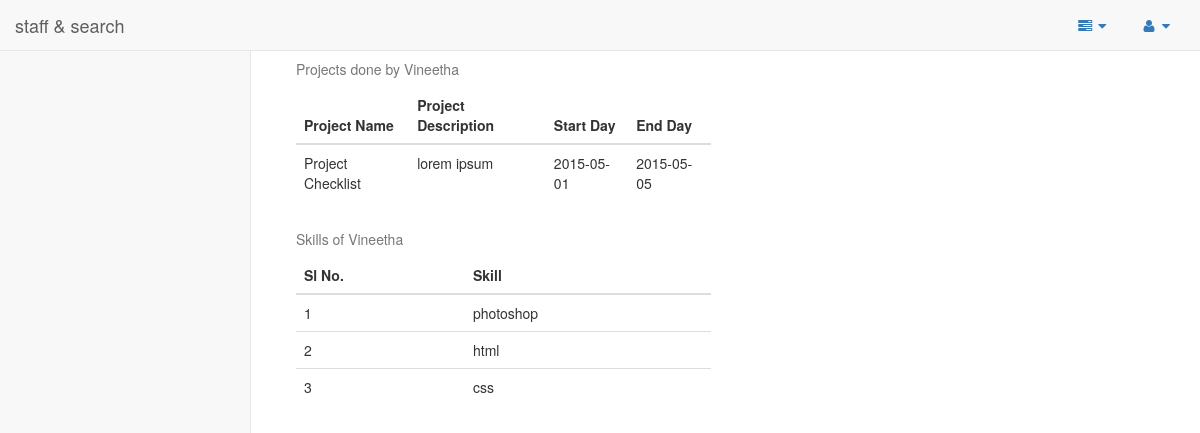
/admin/show_employee_details.php?id=15, run on the app's committed database.
### tables this page shows
CREATE TABLE IF NOT EXISTS `developers` (
`dev_id` int(11) NOT NULL,
  `name` varchar(20) NOT NULL,
  `github_profile` text NOT NULL,
  `tech` text NOT NULL
);

CREATE TABLE IF NOT EXISTS `projects` (
`project_id` int(11) NOT NULL,
  `name` varchar(50) NOT NULL,
  `start_day` date NOT NULL,
  `end_day` date NOT NULL,
  `description` text NOT NULL,
  `tech` text NOT NULL
);

### admin/show_employee_details.php (the view, shortened to what this page needs)
<?php
    include("header.php");
    $dev_id = $_GET['id'];
?>
<body>
    <div id="wrapper">
       <?php
        include 'side_and_menu.php';
       ?>
       <?php
       $query = "SELECT * from projects where project_id in (select project_id from developer_project_map where dev_id = '".$dev_id."')";
       $result = mysql_query($query);
       $skills = mysql_query("SELECT tech from developers where dev_id ='".$dev_id."'");
       ?>
    <div id="page-wrapper">
        <div class="col-md-6">
            <table class="table">
              <caption>Projects done by <?php $name = mysql_fetch_assoc( mysql_query("SELECT name FROM developers where dev_id = '".$dev_id."'"));echo $name["name"];?></caption>
              <thead>
                <tr>
                  <th>Project Name</th>
                  <th>Project Description</th>
                  <th>Start Day</th>
                  <th>End Day</th>
                </tr>
              </thead>
              <tbody>
                <?php
                while ($row = mysql_fetch_array($result)) {
                  echo "<tr>
                  <td>".$row['name']."</td>
                  <td>".$row['description']."</td>
                  <td>".$row['start_day']."</td>
                  <td>".$row['end_day']."</td>
                </tr>";
                }
                ?>
              </tbody>
            </table>
            <table class="table">
              <caption>Skills of <?php $name = mysql_fetch_assoc( mysql_query("SELECT name FROM developers where dev_id = '".$dev_id."'"));echo $name["name"];?></caption>
              <thead>
                <tr>
                  <th>Sl No.</th>
                  <th>Skill</th>
                </tr>
              </thead>
              <tbody>
                <?php
                $count = 1;
                $row = mysql_fetch_array($skills);
                $individual_skill = explode(",",$row['tech']);
                for($i=0;$i<count($individual_skill);$i++) {
                  echo "<tr>
                  <td>".$count++."</td>
                  <td>".$individual_skill[$i]."</td>
                </tr>";
                }
                ?>
              </tbody>
            </table>
        </div>
    </div>
    </div>
</body>
</html>

### data on the page
developers: name "Vineetha", tech "photoshop", tech "html", tech "css"
projects: name "Project Checklist", description "lorem ipsum", start_day "2015-05-01", end_day "2015-05-05"
